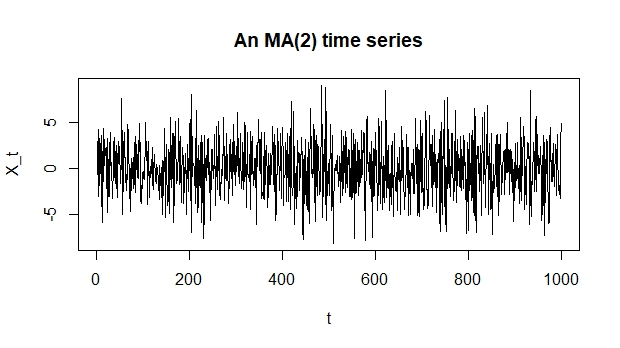

Write R code to recreate this figure.
b1 = 0.8
b2 = -0.6
set.seed(001)
ma2 = arima.sim(list(ma = c(b1, b2)), n = 1000, sd = 2)
plot(ma2, xlab = 't', ylab = 'X_t', main =
       'An MA(2) time series')
